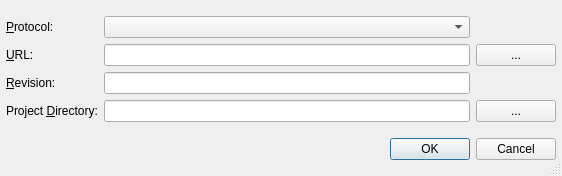
<?xml version="1.0" encoding="UTF-8"?>
<ui version="4.0">
 <class>HgNewProjectOptionsDialog</class>
 <widget class="QDialog" name="HgNewProjectOptionsDialog">
  <property name="geometry">
   <rect>
    <x>0</x>
    <y>0</y>
    <width>562</width>
    <height>176</height>
   </rect>
  </property>
  <property name="windowTitle">
   <string>New Project from Repository</string>
  </property>
  <property name="whatsThis">
   <string>&lt;b&gt;New Project from Repository Dialog&lt;/b&gt;
&lt;p&gt;Enter the various repository infos into the entry fields. These values are used, when the new project is retrieved from the repository. If the checkbox is selected, the URL must end in the project name. A repository layout with project/tags, project/branches and project/trunk will be assumed. In this case, you may enter a tag or branch, which must look like tags/tagname or branches/branchname. If the checkbox is not selected, the URL must contain the complete path in the repository.&lt;/p&gt;
&lt;p&gt;For remote repositories the URL must contain the hostname.&lt;/p&gt;</string>
  </property>
  <property name="sizeGripEnabled">
   <bool>true</bool>
  </property>
  <layout class="QVBoxLayout" name="verticalLayout">
   <item>
    <layout class="QGridLayout" name="gridLayout">
     <item row="0" column="0">
      <widget class="QLabel" name="textLabel1">
       <property name="text">
        <string>&amp;Protocol:</string>
       </property>
       <property name="buddy">
        <cstring>protocolCombo</cstring>
       </property>
      </widget>
     </item>
     <item row="0" column="1">
      <widget class="QComboBox" name="protocolCombo">
       <property name="toolTip">
        <string>Select the protocol to access the repository</string>
       </property>
      </widget>
     </item>
     <item row="1" column="0">
      <widget class="QLabel" name="TextLabel2">
       <property name="text">
        <string>&amp;URL:</string>
       </property>
       <property name="buddy">
        <cstring>vcsUrlEdit</cstring>
       </property>
      </widget>
     </item>
     <item row="1" column="1">
      <widget class="QLineEdit" name="vcsUrlEdit">
       <property name="toolTip">
        <string>Enter the url path of the repository (without protocol part)</string>
       </property>
      </widget>
     </item>
     <item row="1" column="2">
      <widget class="QPushButton" name="vcsUrlButton">
       <property name="toolTip">
        <string>Select the repository url via a directory selection dialog</string>
       </property>
       <property name="text">
        <string>...</string>
       </property>
      </widget>
     </item>
     <item row="2" column="0">
      <widget class="QLabel" name="vcsRevisionLabel">
       <property name="text">
        <string>&amp;Revision:</string>
       </property>
       <property name="buddy">
        <cstring>vcsRevisionEdit</cstring>
       </property>
      </widget>
     </item>
     <item row="2" column="1">
      <widget class="QLineEdit" name="vcsRevisionEdit">
       <property name="toolTip">
        <string>Enter the revision the new project should be generated from</string>
       </property>
       <property name="whatsThis">
        <string/>
       </property>
      </widget>
     </item>
     <item row="3" column="0">
      <widget class="QLabel" name="TextLabel4">
       <property name="text">
        <string>Project &amp;Directory:</string>
       </property>
       <property name="buddy">
        <cstring>vcsProjectDirEdit</cstring>
       </property>
      </widget>
     </item>
     <item row="3" column="1">
      <widget class="QLineEdit" name="vcsProjectDirEdit">
       <property name="toolTip">
        <string>Enter the directory of the new project.</string>
       </property>
       <property name="whatsThis">
        <string>&lt;b&gt;Project Directory&lt;/b&gt;
&lt;p&gt;Enter the directory of the new project. It will be retrieved from 
the repository and be placed in this directory.&lt;/p&gt;</string>
       </property>
      </widget>
     </item>
     <item row="3" column="2">
      <widget class="QPushButton" name="projectDirButton">
       <property name="text">
        <string>...</string>
       </property>
      </widget>
     </item>
    </layout>
   </item>
   <item>
    <widget class="QDialogButtonBox" name="buttonBox">
     <property name="orientation">
      <enum>Qt::Horizontal</enum>
     </property>
     <property name="standardButtons">
      <set>QDialogButtonBox::Cancel|QDialogButtonBox::Ok</set>
     </property>
    </widget>
   </item>
  </layout>
 </widget>
 <layoutdefault spacing="6" margin="6"/>
 <pixmapfunction>qPixmapFromMimeSource</pixmapfunction>
 <tabstops>
  <tabstop>protocolCombo</tabstop>
  <tabstop>vcsUrlEdit</tabstop>
  <tabstop>vcsUrlButton</tabstop>
  <tabstop>vcsRevisionEdit</tabstop>
  <tabstop>vcsProjectDirEdit</tabstop>
  <tabstop>projectDirButton</tabstop>
 </tabstops>
 <resources/>
 <connections>
  <connection>
   <sender>buttonBox</sender>
   <signal>accepted()</signal>
   <receiver>HgNewProjectOptionsDialog</receiver>
   <slot>accept()</slot>
   <hints>
    <hint type="sourcelabel">
     <x>37</x>
     <y>176</y>
    </hint>
    <hint type="destinationlabel">
     <x>38</x>
     <y>198</y>
    </hint>
   </hints>
  </connection>
  <connection>
   <sender>buttonBox</sender>
   <signal>rejected()</signal>
   <receiver>HgNewProjectOptionsDialog</receiver>
   <slot>reject()</slot>
   <hints>
    <hint type="sourcelabel">
     <x>147</x>
     <y>177</y>
    </hint>
    <hint type="destinationlabel">
     <x>153</x>
     <y>197</y>
    </hint>
   </hints>
  </connection>
 </connections>
</ui>
